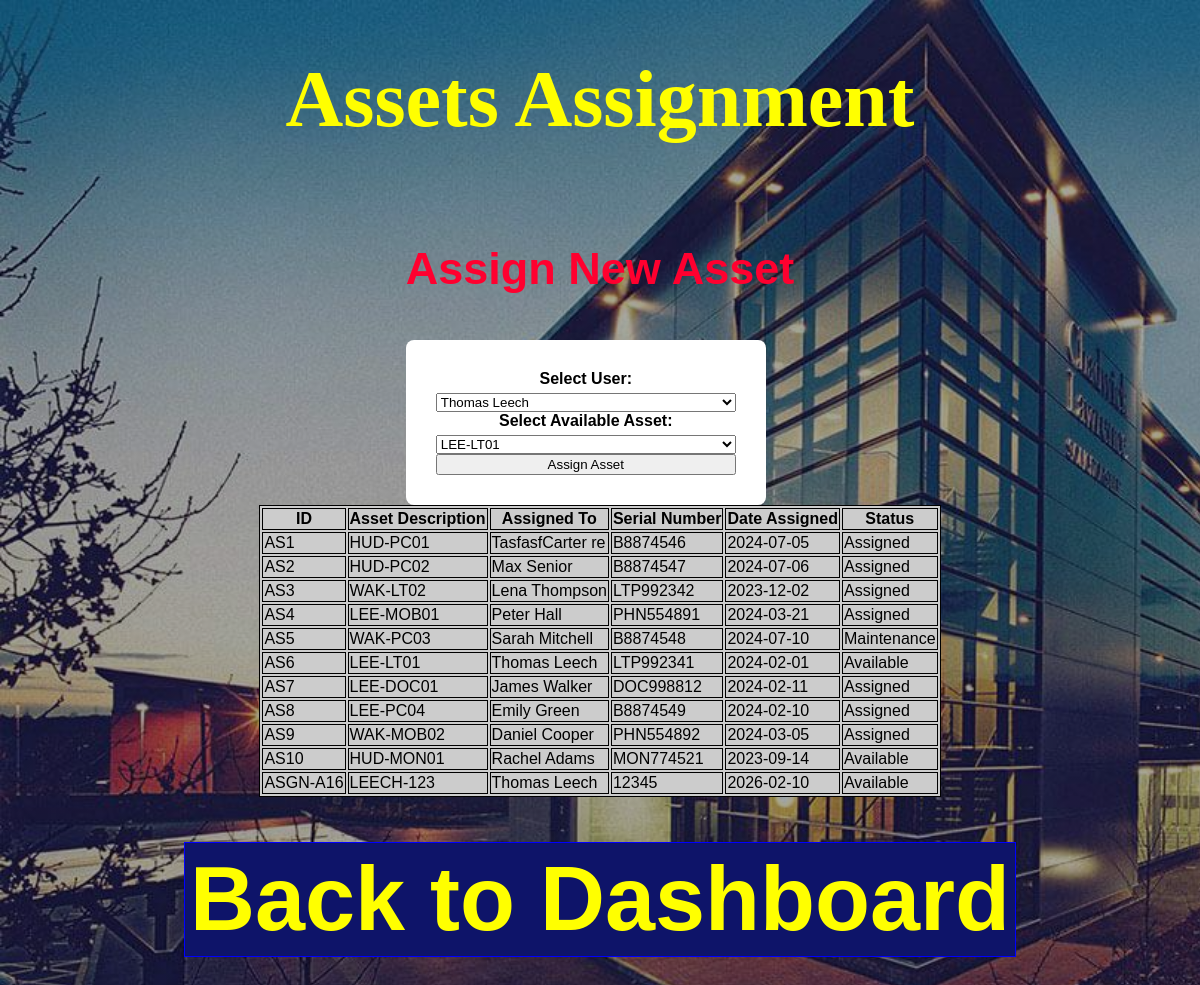
The page /Asset_Assignment on the database its author committed.
### tables this page shows
CREATE TABLE asset_assignment (
    AssignmentID TEXT PRIMARY KEY NOT NULL,
    UserID TEXT NOT NULL,
    AssetID TEXT NOT NULL,
    Assigned_Date DATE NOT NULL,
    Returned_Date DATE,
    FOREIGN KEY (UserID) REFERENCES users(UserID),
    FOREIGN KEY (AssetID) REFERENCES assets(AssetID)
);

CREATE TABLE assets (
    AssetID TEXT PRIMARY KEY NOT NULL,
    Asset_Description TEXT NOT NULL,
    Asset_Type TEXT NOT NULL,
    Serial_Number TEXT UNIQUE NOT  NULL,
    Purchased_Date DATE NOT NULL,
    Asset_Status TEXT NOT NULL CHECK(Asset_Status IN ('Available', 'Assigned', 'Maintenance')) 
);

CREATE TABLE users (
    UserID TEXT PRIMARY KEY NOT NULL,
    Full_Name TEXT NOT NULL,
    Email_Address TEXT UNIQUE NOT NULL,
    Passwords TEXT NOT NULL,
    Sys_Role TEXT NOT NULL CHECK(Sys_Role IN ('Admin', 'User')), 
    Created_At DATE NOT NULL,
    Is_Active INTEGER NOT NULL DEFAULT 1 CHECK (Is_Active IN (0, 1))
);

### App.py (the view)
@app.route('/Asset_Assignment', methods=["Get", "Post"])
def asset_assignment():
    cur.execute("""
        SELECT aa.AssignmentID, a.Asset_Description, u.Full_Name, a.Serial_Number, aa.Assigned_Date, a.Asset_Status
        FROM asset_assignment aa
        JOIN assets a ON aa.AssetID = a.AssetID
        JOIN users u ON aa.UserID = u.UserID
    """)
    assignment_list = cur.fetchall()
    users = []
    available_assets = []
    cur.execute("SELECT UserID, Full_Name FROM users WHERE Is_Active=1")
    users = cur.fetchall()
    cur.execute("SELECT AssetID, Asset_Description FROM assets WHERE Asset_Status='Available'")
    available_assets = cur.fetchall()
    return render_template("asset assignment.html", asset_assignment_list=assignment_list, users=users, assets=available_assets)

### templates/asset assignment.html (shortened to what this page needs)
<!DOCTYPE html>
<html>
<head>
    <link rel="stylesheet" href="{{ url_for('static', filename='styles.css') }}">
</head>
<body>
    <h1>Assets Assignment</h1>
    <div>
        <h3>Assign New Asset</h3>
        <form action="{{ url_for('assign_asset') }}" method="POST">
            <label>Select User:</label>
            <select name="user_id" required>
                {% for user in users %}
                    <option value="{{ user[0] }}">{{ user[1] }}</option>
                {% endfor %}
            </select>
            <label>Select Available Asset:</label>
            <select name="asset_id" required>
                {% for asset in assets %}
                    <option value="{{ asset[0] }}">{{ asset[1] }}</option>
                {% endfor %}
            </select>
            <button type="submit">Assign Asset</button>
        </form>
    </div>
    <table>
        <thead>
            <tr>
                <th>ID</th>
                <th>Asset Description</th>
                <th>Assigned To</th>
                <th>Serial Number</th>
                <th>Date Assigned</th>
                <th>Status</th>
            </tr>
        </thead>
        <tbody>
            {% for row in asset_assignment_list %}
            <tr>
                <td>{{ row[0] }}</td>
                <td>{{ row[1] }}</td>
                <td>{{ row[2] }}</td>
                <td>{{ row[3] }}</td>
                <td>{{ row[4] }}</td>
                <td>{{ row[5] }}</td>
            </tr>
            {% endfor %}
        </tbody>
    </table>
    <h3><a href="{{ url_for('dashboard') }}" class="dashbtn">Back to Dashboard</a></h3>
</body>
</html>

### static/styles.css (style rules this page uses)
body { background-image: linear-gradient( rgba(0, 0, 0, 0.35), rgba(0, 0, 0, 0.35) ), url("images/cl_background.jpg"); background-size: cover; background-position: centre; background-repeat: no-repeat; margin: 0; display: flex; flex-direction: column; justify-content: center; align-items: center; min-height: 100vh; font-family: Arial, sans-serif; background-color: white }
form { background: white; padding: 30px; border-radius: 8px; display: flex; flex-direction: column; width: 300px; }
label { margin-bottom: 5px; font-weight: bold; }
.dashbtn { background-color:rgb(14, 20, 105); border: 1px solid blue; color: yellow; font-size: 90px; padding: 5px 5px; cursor: pointer; text-decoration: none; display: inline-block; }
h1 { text-align: center; color: yellow; font-weight: bold; font-size: 80px; font-family: serif; padding:auto; }
h3 { color: rgb(255, 0, 47); font-size: 45px; }
table, th, td { background-color: #ccc; border: 1px solid; }
div { text-align: center; }

### rows shown on the page
asset_assignment: AssignmentID "AS1", Asset_Description "HUD-PC01", Full_Name "TasfasfCarter re", Serial_Number "B8874546", Assigned_Date "2024-07-05", Asset_Status "Assigned"
asset_assignment: AssignmentID "AS2", Asset_Description "HUD-PC02", Full_Name "Max Senior", Serial_Number "B8874547", Assigned_Date "2024-07-06", Asset_Status "Assigned"
asset_assignment: AssignmentID "AS3", Asset_Description "WAK-LT02", Full_Name "Lena Thompson", Serial_Number "LTP992342", Assigned_Date "2023-12-02", Asset_Status "Assigned"
asset_assignment: AssignmentID "AS4", Asset_Description "LEE-MOB01", Full_Name "Peter Hall", Serial_Number "PHN554891", Assigned_Date "2024-03-21", Asset_Status "Assigned"
asset_assignment: AssignmentID "AS5", Asset_Description "WAK-PC03", Full_Name "Sarah Mitchell", Serial_Number "B8874548", Assigned_Date "2024-07-10", Asset_Status "Maintenance"
asset_assignment: AssignmentID "AS6", Asset_Description "LEE-LT01", Full_Name "Thomas Leech", Serial_Number "LTP992341", Assigned_Date "2024-02-01", Asset_Status "Available"
asset_assignment: AssignmentID "AS7", Asset_Description "LEE-DOC01", Full_Name "James Walker", Serial_Number "DOC998812", Assigned_Date "2024-02-11", Asset_Status "Assigned"
asset_assignment: AssignmentID "AS8", Asset_Description "LEE-PC04", Full_Name "Emily Green", Serial_Number "B8874549", Assigned_Date "2024-02-10", Asset_Status "Assigned"
asset_assignment: AssignmentID "AS9", Asset_Description "WAK-MOB02", Full_Name "Daniel Cooper", Serial_Number "PHN554892", Assigned_Date "2024-03-05", Asset_Status "Assigned"
asset_assignment: AssignmentID "AS10", Asset_Description "HUD-MON01", Full_Name "Rachel Adams", Serial_Number "MON774521", Assigned_Date "2023-09-14", Asset_Status "Available"
asset_assignment: AssignmentID "ASGN-A16", Asset_Description "LEECH-123", Full_Name "Thomas Leech", Serial_Number "12345", Assigned_Date "2026-02-10", Asset_Status "Available"

### other values the page prints
form field user_id "Thomas Leech"
form field asset_id "LEE-LT01"
